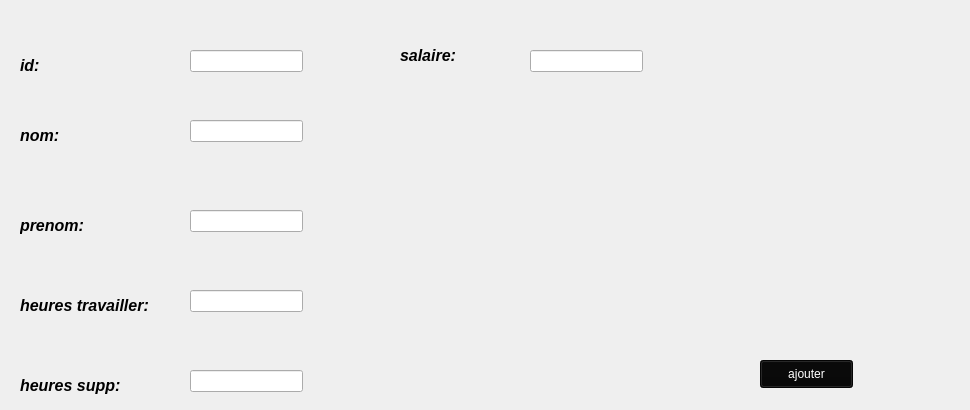
      <widget class="QWidget" name="tab_4">
       <attribute name="title">
        <string>ajouter employé</string>
       </attribute>
       <widget class="QLabel" name="label_pic">
        <property name="geometry">
         <rect>
          <x>780</x>
          <y>0</y>
          <width>181</width>
          <height>191</height>
         </rect>
        </property>
        <property name="text">
         <string/>
        </property>
       </widget>
       <widget class="QLabel" name="label_id">
        <property name="geometry">
         <rect>
          <x>20</x>
          <y>50</y>
          <width>55</width>
          <height>31</height>
         </rect>
        </property>
        <property name="text">
         <string>&lt;html&gt;&lt;head/&gt;&lt;body&gt;&lt;p&gt;&lt;span style=&quot; font-size:12pt; font-weight:600; font-style:italic;&quot;&gt;id:&lt;/span&gt;&lt;/p&gt;&lt;/body&gt;&lt;/html&gt;</string>
        </property>
       </widget>
       <widget class="QLineEdit" name="lineEdit_id">
        <property name="geometry">
         <rect>
          <x>190</x>
          <y>50</y>
          <width>113</width>
          <height>22</height>
         </rect>
        </property>
        <property name="styleSheet">
         <string notr="true"/>
        </property>
       </widget>
       <widget class="QLabel" name="label_nom">
        <property name="geometry">
         <rect>
          <x>20</x>
          <y>120</y>
          <width>55</width>
          <height>31</height>
         </rect>
        </property>
        <property name="text">
         <string>&lt;html&gt;&lt;head/&gt;&lt;body&gt;&lt;p&gt;&lt;span style=&quot; font-size:12pt; font-weight:600; font-style:italic;&quot;&gt;nom:&lt;/span&gt;&lt;/p&gt;&lt;/body&gt;&lt;/html&gt;</string>
        </property>
       </widget>
       <widget class="QLabel" name="label_prenom">
        <property name="geometry">
         <rect>
          <x>20</x>
          <y>210</y>
          <width>91</width>
          <height>31</height>
         </rect>
        </property>
        <property name="text">
         <string>&lt;html&gt;&lt;head/&gt;&lt;body&gt;&lt;p&gt;&lt;span style=&quot; font-size:12pt; font-weight:600; font-style:italic;&quot;&gt;prenom:&lt;/span&gt;&lt;/p&gt;&lt;/body&gt;&lt;/html&gt;</string>
        </property>
       </widget>
       <widget class="QLabel" name="label_heures_s">
        <property name="geometry">
         <rect>
          <x>20</x>
          <y>370</y>
          <width>141</width>
          <height>31</height>
         </rect>
        </property>
        <property name="text">
         <string>&lt;html&gt;&lt;head/&gt;&lt;body&gt;&lt;p&gt;&lt;span style=&quot; font-size:12pt; font-weight:600; font-style:italic;&quot;&gt;heures supp:&lt;/span&gt;&lt;/p&gt;&lt;/body&gt;&lt;/html&gt;</string>
        </property>
       </widget>
       <widget class="QLabel" name="label_heures">
        <property name="geometry">
         <rect>
          <x>20</x>
          <y>290</y>
          <width>161</width>
          <height>31</height>
         </rect>
        </property>
        <property name="text">
         <string>&lt;html&gt;&lt;head/&gt;&lt;body&gt;&lt;p&gt;&lt;span style=&quot; font-size:12pt; font-weight:600; font-style:italic;&quot;&gt;heures travailler:&lt;/span&gt;&lt;/p&gt;&lt;/body&gt;&lt;/html&gt;</string>
        </property>
       </widget>
       <widget class="QLineEdit" name="lineEdit_nom">
        <property name="geometry">
         <rect>
          <x>190</x>
          <y>120</y>
          <width>113</width>
          <height>22</height>
         </rect>
        </property>
        <property name="styleSheet">
         <string notr="true"/>
        </property>
       </widget>
       <widget class="QLineEdit" name="lineEdit_prenom">
        <property name="geometry">
         <rect>
          <x>190</x>
          <y>210</y>
          <width>113</width>
          <height>22</height>
         </rect>
        </property>
        <property name="styleSheet">
         <string notr="true"/>
        </property>
       </widget>
       <widget class="QLineEdit" name="lineEdit_h">
        <property name="geometry">
         <rect>
          <x>190</x>
          <y>290</y>
          <width>113</width>
          <height>22</height>
         </rect>
        </property>
        <property name="styleSheet">
         <string notr="true"/>
        </property>
       </widget>
       <widget class="QLineEdit" name="lineEdit_hs">
        <property name="geometry">
         <rect>
          <x>190</x>
          <y>370</y>
          <width>113</width>
          <height>22</height>
         </rect>
        </property>
        <property name="styleSheet">
         <string notr="true"/>
        </property>
       </widget>
       <widget class="QPushButton" name="pb_ajouter">
        <property name="geometry">
         <rect>
          <x>760</x>
          <y>360</y>
          <width>93</width>
          <height>28</height>
         </rect>
        </property>
        <property name="styleSheet">
         <string notr="true">background-color:rgb(7, 7, 7); color:rgb(255, 255, 255)</string>
        </property>
        <property name="text">
         <string>ajouter</string>
        </property>
        <property name="shortcut">
         <string>Ctrl+Z</string>
        </property>
       </widget>
       <widget class="QLabel" name="label_19">
        <property name="geometry">
         <rect>
          <x>400</x>
          <y>40</y>
          <width>81</width>
          <height>31</height>
         </rect>
        </property>
        <property name="text">
         <string>&lt;html&gt;&lt;head/&gt;&lt;body&gt;&lt;p&gt;&lt;span style=&quot; font-size:12pt; font-weight:600; font-style:italic;&quot;&gt;salaire:&lt;/span&gt;&lt;/p&gt;&lt;/body&gt;&lt;/html&gt;</string>
        </property>
       </widget>
       <widget class="QLineEdit" name="lineEdit_salaire">
        <property name="geometry">
         <rect>
          <x>530</x>
          <y>50</y>
          <width>113</width>
          <height>22</height>
         </rect>
        </property>
        <property name="styleSheet">
         <string notr="true"/>
        </property>
       </widget>
      </widget>
